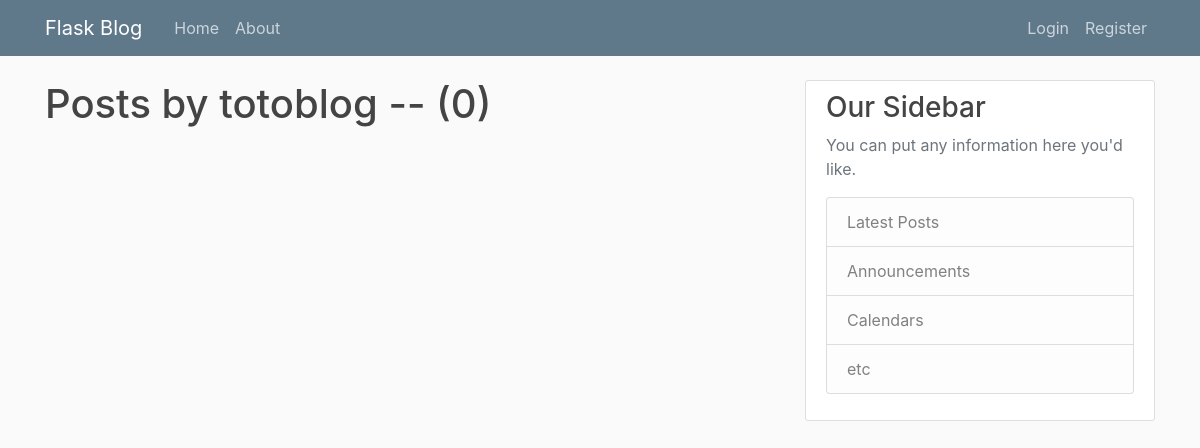
Page /user/totoblog on the earlier database version.
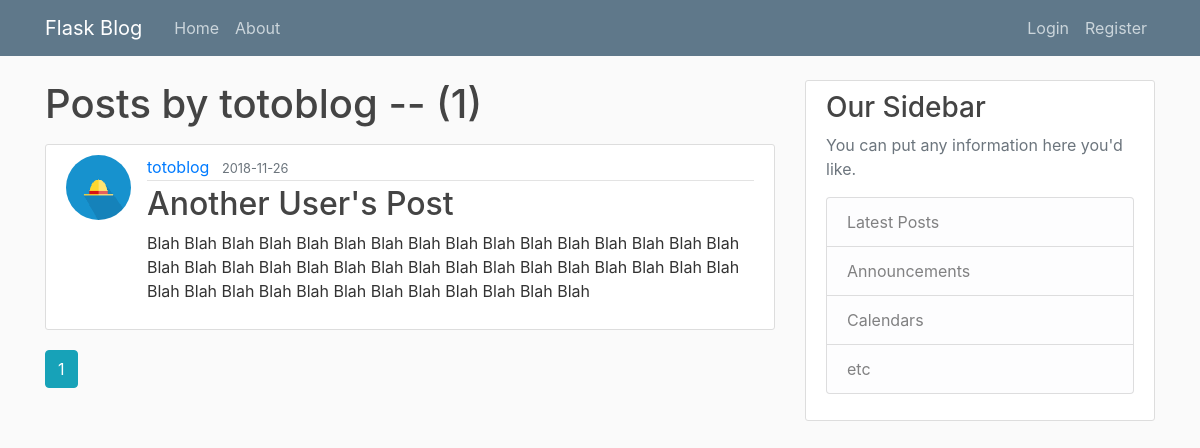
Same page on the later database version.
### flaskblog/models.py (models this page shows, shortened)
class Post(db.Model):
    id = db.Column(db.Integer, primary_key = True)
    title = db.Column(db.String(100), nullable = False)
    date_posted = db.Column(db.DateTime, nullable = False, default = datetime.utcnow)
    content = db.Column(db.Text, nullable = False)
    user_id = db.Column(db.Integer, db.ForeignKey('user.id'), nullable = False)

class User(db.Model, UserMixin):
    id = db.Column(db.Integer, primary_key = True)
    username = db.Column(db.String(20), unique = True, nullable = False)
    email = db.Column(db.String(120), unique = True, nullable = False)
    image_file = db.Column(db.String(20), nullable = False, default = 'default.jpg')
    password = db.Column(db.String(60), nullable = False)
    posts = db.relationship('Post', backref = 'author', lazy = True)

### flaskblog/routes.py (the view)
@app.route("/user/<string:username>")
def user_posts(username):
    user = User.query.filter_by(username=username).first_or_404()
    page = request.args.get('page',1,type=int)
    posts = Post.query.filter_by(author=user)\
                        .order_by(Post.date_posted.desc())\
                        .paginate(page=page, per_page=5)
    return render_template('user_posts.html', posts = posts, user = user, title = 'Flask Blog -- '+user.username)

### flaskblog/templates/user_posts.html
{% extends "layout.html" %}
{% block content %}
  <h1 class="mb-3">Posts by {{ user.username }} -- ({{ posts.total }})</h1>
    {% for post in posts.items %}
        <article class="media content-section">
          <img class="rounded-circle  article-img" src="{{ url_for('static', filename='photos/'+post.author.image_file) }}" alt="">
          <div class="media-body">
            <div class="article-metadata">
              <a class="mr-2" href="{{ url_for('user_posts', username=post.author.username) }}">{{ post.author.username }}</a>
              <small class="text-muted">{{ post.date_posted.strftime('%Y-%m-%d') }}</small>
            </div>
            <h2><a class="article-title" href="{{ url_for('post', post_id=post.id) }}">{{ post.title }}</a></h2>
            <p class="article-content">{{ post.content }}</p>
          </div>
        </article>
    {% endfor %}
    {% for page_num in posts.iter_pages(left_edge=1, right_edge=1, left_current=1, right_current=2) %}
      {% if page_num %}
        {% if posts.page == page_num %}
          <a class="btn btn-info mb-4" href="{{ url_for('user_posts', username = user.username, page = page_num) }}">{{ page_num }}</a>
        {% else %}
          <a class="btn btn-outline-info mb-4" href="{{ url_for('user_posts', username = user.username, page = page_num) }}">{{ page_num }}</a>
        {% endif %}
      {% else %}
        ...
      {% endif %}
    {% endfor %}
{% endblock content %}

Differences in the rows shown:
added Post: image_file (picture), author.username "totoblog", date_posted "2018-11-26", title "Another User's Post", content "Blah Blah Blah Blah Blah Blah Blah Blah Blah Blah Blah Blah Blah Blah Blah Blah Blah Blah Blah Blah Blah Blah Blah Blah Blah Blah Blah Blah Blah Blah Blah Blah Blah Blah Blah Blah Blah Blah Blah Blah Blah Blah Blah Blah"
Other differences:
{{ posts.total }}: "0" → "1"
new list line: "1"
